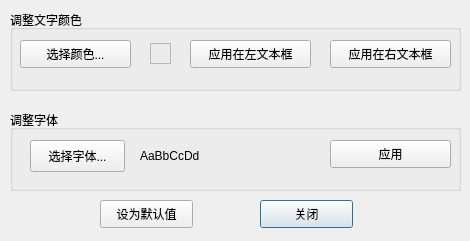
<?xml version="1.0" encoding="UTF-8"?>
<ui version="4.0">
 <class>viewDialog</class>
 <widget class="QDialog" name="viewDialog">
  <property name="geometry">
   <rect>
    <x>0</x>
    <y>0</y>
    <width>470</width>
    <height>241</height>
   </rect>
  </property>
  <property name="windowTitle">
   <string>调整显示</string>
  </property>
  <widget class="QPushButton" name="pushButtonClose">
   <property name="geometry">
    <rect>
     <x>260</x>
     <y>200</y>
     <width>93</width>
     <height>28</height>
    </rect>
   </property>
   <property name="text">
    <string>关闭</string>
   </property>
  </widget>
  <widget class="QGroupBox" name="groupBoxColor">
   <property name="geometry">
    <rect>
     <x>10</x>
     <y>10</y>
     <width>451</width>
     <height>81</height>
    </rect>
   </property>
   <property name="title">
    <string>调整文字颜色</string>
   </property>
   <widget class="QPushButton" name="pushButtonColor">
    <property name="geometry">
     <rect>
      <x>10</x>
      <y>30</y>
      <width>111</width>
      <height>28</height>
     </rect>
    </property>
    <property name="text">
     <string>选择颜色...</string>
    </property>
   </widget>
   <widget class="QLabel" name="labelColor">
    <property name="geometry">
     <rect>
      <x>140</x>
      <y>33</y>
      <width>21</width>
      <height>21</height>
     </rect>
    </property>
    <property name="frameShape">
     <enum>QFrame::StyledPanel</enum>
    </property>
    <property name="text">
     <string/>
    </property>
   </widget>
   <widget class="QPushButton" name="pushButtonApplyColor_1">
    <property name="geometry">
     <rect>
      <x>180</x>
      <y>30</y>
      <width>121</width>
      <height>28</height>
     </rect>
    </property>
    <property name="text">
     <string>应用在左文本框</string>
    </property>
   </widget>
   <widget class="QPushButton" name="pushButtonApplyColor_2">
    <property name="geometry">
     <rect>
      <x>320</x>
      <y>30</y>
      <width>121</width>
      <height>28</height>
     </rect>
    </property>
    <property name="text">
     <string>应用在右文本框</string>
    </property>
   </widget>
  </widget>
  <widget class="QGroupBox" name="groupBoxFont">
   <property name="geometry">
    <rect>
     <x>10</x>
     <y>110</y>
     <width>451</width>
     <height>81</height>
    </rect>
   </property>
   <property name="title">
    <string>调整字体</string>
   </property>
   <widget class="QPushButton" name="pushButtonFont">
    <property name="geometry">
     <rect>
      <x>20</x>
      <y>30</y>
      <width>95</width>
      <height>32</height>
     </rect>
    </property>
    <property name="text">
     <string>选择字体...</string>
    </property>
   </widget>
   <widget class="QLabel" name="labelFont">
    <property name="geometry">
     <rect>
      <x>130</x>
      <y>25</y>
      <width>151</width>
      <height>41</height>
     </rect>
    </property>
    <property name="text">
     <string>AaBbCcDd</string>
    </property>
   </widget>
   <widget class="QPushButton" name="pushButtonApplyFont_1">
    <property name="geometry">
     <rect>
      <x>320</x>
      <y>30</y>
      <width>121</width>
      <height>28</height>
     </rect>
    </property>
    <property name="text">
     <string>应用</string>
    </property>
   </widget>
  </widget>
  <widget class="QPushButton" name="pushButtonDefault">
   <property name="geometry">
    <rect>
     <x>100</x>
     <y>200</y>
     <width>93</width>
     <height>28</height>
    </rect>
   </property>
   <property name="text">
    <string>设为默认值</string>
   </property>
  </widget>
  <zorder>groupBoxFont</zorder>
  <zorder>groupBoxColor</zorder>
  <zorder>pushButtonClose</zorder>
  <zorder>pushButtonDefault</zorder>
 </widget>
 <resources/>
 <connections/>
</ui>
